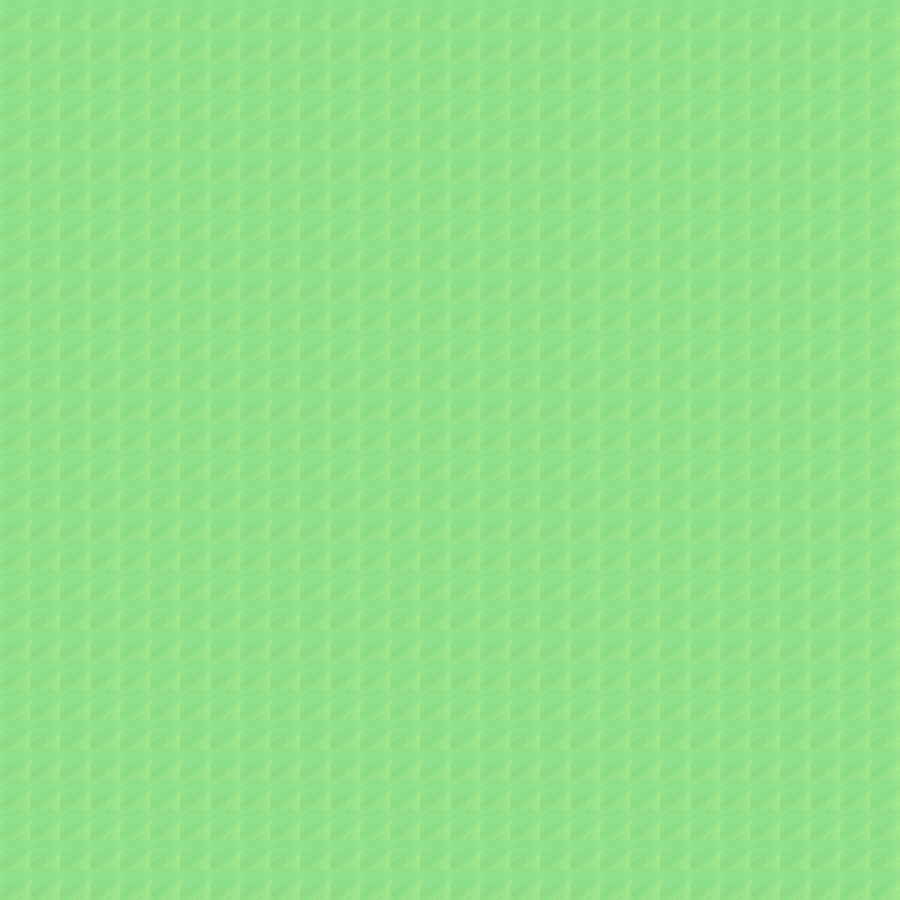

Tiled map render using the project's own tile images. Description and the map definition, with tile-layer contents summarised, below:
An orthogonal 30x30 tile map with 30x30 px tiles, 2 tile layers (backgroundLayer, blockedLayer), 5 tilesets.

<map version="1.0" orientation="orthogonal" renderorder="right-down" width="30" height="30" tilewidth="30" tileheight="30" nextobjectid="11">
 <tileset firstgid="1" name="tileset" tilewidth="20" tileheight="20" tilecount="13440">
  <image source="../tileset.png" width="2240" height="2400" />
 </tileset>
 <tileset firstgid="13441" name="tileset-shinygold" tilewidth="30" tileheight="30" tilecount="572">
  <image source="../tileset-shinygold.png" width="128" height="4300" />
 </tileset>
 <tileset firstgid="14013" name="terraincitrine" tilewidth="30" tileheight="30" tilecount="1036">
  <image source="../terraincitrine.png" width="128" height="7776" />
 </tileset>
 <tileset firstgid="15049" name="poke-trainers" tilewidth="30" tileheight="30" tilecount="7684">
  <image source="../poke-trainers.png" width="1024" height="6802" />
 </tileset>
 <tileset firstgid="22733" name="pokemons" tilewidth="30" tileheight="30" tilecount="1312">
  <image source="../pokemons.png" width="128" height="9855" />
 </tileset>
 <layer name="backgroundLayer" width="30" height="30">
  <data>[900 cells, 900 non-empty, 1 distinct tile ids]</data>
 </layer>
 <layer name="blockedLayer" width="30" height="30">
  <data>[900 cells, 0 non-empty, 0 distinct tile ids]</data>
 </layer>
 <objectgroup name="objectsLayer" />
</map>
